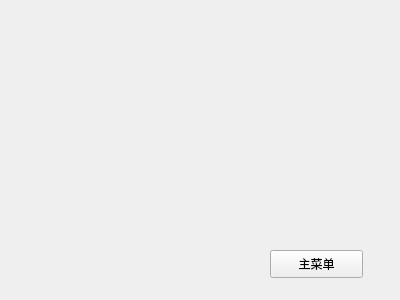
<?xml version="1.0" encoding="UTF-8"?>
<ui version="4.0">
 <class>selectWidget</class>
 <widget class="QWidget" name="selectWidget">
  <property name="geometry">
   <rect>
    <x>0</x>
    <y>0</y>
    <width>400</width>
    <height>300</height>
   </rect>
  </property>
  <property name="windowTitle">
   <string>Form</string>
  </property>
  <widget class="QPushButton" name="menuButton">
   <property name="geometry">
    <rect>
     <x>270</x>
     <y>250</y>
     <width>93</width>
     <height>28</height>
    </rect>
   </property>
   <property name="text">
    <string>主菜单</string>
   </property>
  </widget>
 </widget>
 <resources/>
 <connections/>
</ui>
